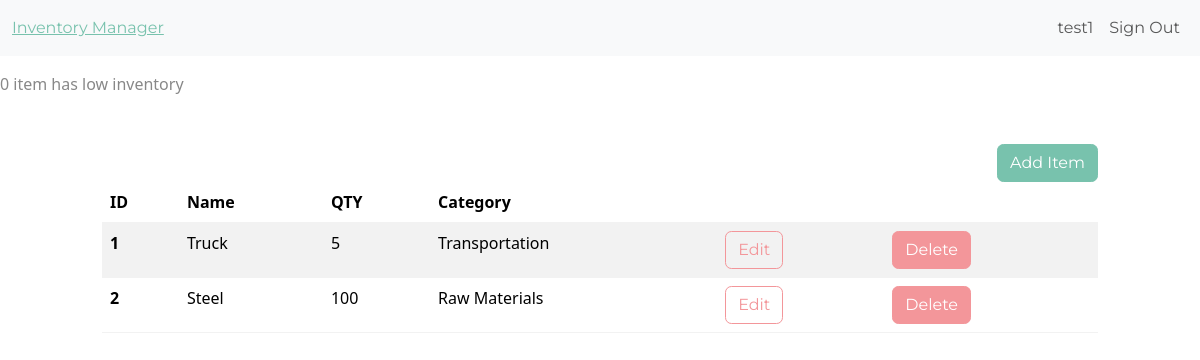
The app's page /dashboard/ (signed in) with its own data.
### inventory/models.py (models this page shows, shortened)
class InventoryItem(models.Model):
    name = models.CharField(max_length=200)
    quantity = models.IntegerField()
    category = models.ForeignKey('Category', on_delete=models.SET_NULL, blank=True, null=True)
    date_created = models.DateTimeField(auto_now_add=True)
    user = models.ForeignKey(User, on_delete=models.CASCADE)

class Category(models.Model):
    name = models.CharField(max_length=200)
    class Meta:
        verbose_name_plural = 'categories'

### inventory/views.py (the view)
# urls.py: path('dashboard/', Dashboard.as_view(), name='dashboard'),
class Dashboard(LoginRequiredMixin,View):
    def get(self, request):
        items = InventoryItem.objects.filter(user=self.request.user.id).order_by('id')
        low_inventory = InventoryItem.objects.filter(
            user=self.request.user.id,
            quantity__lte=LOW_QUANTITY
        )
        if low_inventory.count() > 0:
            if low_inventory.count() > 1:
                messages.error(request, f"{low_inventory.count()} items have low inventory")
        else:
            messages.error(request, f"{low_inventory.count()} item has low inventory")
        low_inventory_ids = InventoryItem.objects.filter(
            user=self.request.user.id,
            quantity__lte=LOW_QUANTITY
        ).values_list('id', flat=True)
        return render(request, 'inventory/dashboard.html', {'items': items, 'low_inventory_ids': low_inventory_ids})

### inventory/templates/inventory/dashboard.html (shortened to what this page needs)
{% extends 'inventory/base.html' %}
{% block content%}
{% if messages %}
    <div class="row mt-3">
        {% for message in messages %}
            {% if message.tags == 'error' %}
                <div clas="col-md-10 cold-12 mx-auto alert aler-danger">
                    {{ message }}
                </div>
            {% else %}
            <div clas="col-md-10 cold-12 mx-auto alert alert-success">
                {{ message }}
            </div>
            {% endif %}
        {% endfor%}
    </div>
{% endif %}
<div class="row">
    <div class="col-md-10 col-12 mx-auto mt-5">
        <div class="d-flex justify-content-end">
            <a href="{% url 'add-item' %}" class="btn btn-primary">Add Item</a>
        </div>
        <table class="table table-hover table-striped">
            <thead>
                <tr>
                    <th scope="col">ID</th>
                    <th scope="col">Name</th>
                    <th scope="col">QTY</th>
                    <th scope="col">Category</th>
                    <th scope="col"></th>
                    <th scope="col"></th>
                </tr>
            </thead>
            <tbody>
                {% for item in items %}
                <tr>
                    <th scope="row">{{ item.id }}</th>
                    <td>{{ item.name }}</td>
                    <td>{{ item.quantity }}</td>
                    <td>{{ item.category.name }}</td>
                    <td><a href="{% url 'edit-item' item.id %}" class="btn btn-outline-secondary">Edit</a></td>
                    <td><a href="{% url 'delete-item' item.id %}" class="btn btn-secondary">Delete</a></td>
                </tr>
                {% endfor %}
            </tbody>
        </table>
    </div>
</div>
{% endblock%}

### inventory/templates/inventory/navbar.html (shortened to what this page needs)
<nav class="navbar navbar-expand-lg bg-light">
    <div class="container-fluid">
        <a class="nabar-brand" href="{% url 'index' %}">Inventory Manager</a>
    <div class="collapse navbar-collapse justify-content-end" id="navbarNav">
        <ul class="navbar-nav">
            {% if user.is_authenticated %}
            <li class="nav-item">
                <a class="nav-link" href="#">{{ user.username }}</a>
                </li>
            <li class="nav-item">
                <a class="nav-link" href="{% url 'logout' %}">Sign Out</a>
            {% endif %}
            </ul>
        </div>
    </div>
</nav>

### records on screen
InventoryItem: id "1", name "Truck", quantity "5", category.name "Transportation"
InventoryItem: id "2", name "Steel", quantity "100", category.name "Raw Materials"

### other values on screen
{{ user.username }} "test1"
{{ message }} "0 item has low inventory"
